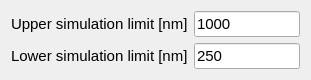
        <widget class="QWidget" name="gridLayoutWidget_5">
         <property name="geometry">
          <rect>
           <x>10</x>
           <y>270</y>
           <width>311</width>
           <height>71</height>
          </rect>
         </property>
         <layout class="QGridLayout" name="gridLayout_3">
          <item row="0" column="0">
           <widget class="QLabel" name="model_label_lambda_max_4">
            <property name="sizePolicy">
             <sizepolicy hsizetype="Expanding" vsizetype="Preferred">
              <horstretch>0</horstretch>
              <verstretch>0</verstretch>
             </sizepolicy>
            </property>
            <property name="font">
             <font>
              <pointsize>11</pointsize>
              <weight>50</weight>
              <bold>false</bold>
              <kerning>true</kerning>
             </font>
            </property>
            <property name="text">
             <string>Upper simulation limit [nm]</string>
            </property>
           </widget>
          </item>
          <item row="0" column="1">
           <widget class="QLineEdit" name="SE_max">
            <property name="maximumSize">
             <size>
              <width>120</width>
              <height>16777215</height>
             </size>
            </property>
            <property name="font">
             <font>
              <pointsize>11</pointsize>
              <kerning>true</kerning>
             </font>
            </property>
            <property name="text">
             <string>1000</string>
            </property>
           </widget>
          </item>
          <item row="1" column="0">
           <widget class="QLabel" name="model_label_lambda_min_8">
            <property name="sizePolicy">
             <sizepolicy hsizetype="Expanding" vsizetype="Expanding">
              <horstretch>0</horstretch>
              <verstretch>0</verstretch>
             </sizepolicy>
            </property>
            <property name="palette">
             <palette>
              <active>
               <colorrole role="WindowText">
                <brush brushstyle="SolidPattern">
                 <color alpha="255">
                  <red>0</red>
                  <green>0</green>
                  <blue>0</blue>
                 </color>
                </brush>
               </colorrole>
               <colorrole role="Button">
                <brush brushstyle="SolidPattern">
                 <color alpha="255">
                  <red>239</red>
                  <green>255</green>
                  <blue>244</blue>
                 </color>
                </brush>
               </colorrole>
               <colorrole role="Light">
                <brush brushstyle="SolidPattern">
                 <color alpha="255">
                  <red>255</red>
                  <green>255</green>
                  <blue>255</blue>
                 </color>
                </brush>
               </colorrole>
               <colorrole role="Midlight">
                <brush brushstyle="SolidPattern">
                 <color alpha="255">
                  <red>247</red>
                  <green>255</green>
                  <blue>249</blue>
                 </color>
                </brush>
               </colorrole>
               <colorrole role="Dark">
                <brush brushstyle="SolidPattern">
                 <color alpha="255">
                  <red>119</red>
                  <green>127</green>
                  <blue>122</blue>
                 </color>
                </brush>
               </colorrole>
               <colorrole role="Mid">
                <brush brushstyle="SolidPattern">
                 <color alpha="255">
                  <red>159</red>
                  <green>170</green>
                  <blue>163</blue>
                 </color>
                </brush>
               </colorrole>
               <colorrole role="Text">
                <brush brushstyle="SolidPattern">
                 <color alpha="255">
                  <red>0</red>
                  <green>0</green>
                  <blue>0</blue>
                 </color>
                </brush>
               </colorrole>
               <colorrole role="BrightText">
                <brush brushstyle="SolidPattern">
                 <color alpha="255">
                  <red>255</red>
                  <green>255</green>
                  <blue>255</blue>
                 </color>
                </brush>
               </colorrole>
               <colorrole role="ButtonText">
                <brush brushstyle="SolidPattern">
                 <color alpha="255">
                  <red>0</red>
                  <green>0</green>
                  <blue>0</blue>
                 </color>
                </brush>
               </colorrole>
               <colorrole role="Base">
                <brush brushstyle="SolidPattern">
                 <color alpha="255">
                  <red>255</red>
                  <green>255</green>
                  <blue>255</blue>
                 </color>
                </brush>
               </colorrole>
               <colorrole role="Window">
                <brush brushstyle="SolidPattern">
                 <color alpha="255">
                  <red>239</red>
                  <green>255</green>
                  <blue>244</blue>
                 </color>
                </brush>
               </colorrole>
               <colorrole role="Shadow">
                <brush brushstyle="SolidPattern">
                 <color alpha="255">
                  <red>0</red>
                  <green>0</green>
                  <blue>0</blue>
                 </color>
                </brush>
               </colorrole>
               <colorrole role="AlternateBase">
                <brush brushstyle="SolidPattern">
                 <color alpha="255">
                  <red>247</red>
                  <green>255</green>
                  <blue>249</blue>
                 </color>
                </brush>
               </colorrole>
               <colorrole role="ToolTipBase">
                <brush brushstyle="SolidPattern">
                 <color alpha="255">
                  <red>255</red>
                  <green>255</green>
                  <blue>220</blue>
                 </color>
                </brush>
               </colorrole>
               <colorrole role="ToolTipText">
                <brush brushstyle="SolidPattern">
                 <color alpha="255">
                  <red>0</red>
                  <green>0</green>
                  <blue>0</blue>
                 </color>
                </brush>
               </colorrole>
               <colorrole role="PlaceholderText">
                <brush brushstyle="SolidPattern">
                 <color alpha="128">
                  <red>0</red>
                  <green>0</green>
                  <blue>0</blue>
                 </color>
                </brush>
               </colorrole>
              </active>
              <inactive>
               <colorrole role="WindowText">
                <brush brushstyle="SolidPattern">
                 <color alpha="255">
                  <red>0</red>
                  <green>0</green>
                  <blue>0</blue>
                 </color>
                </brush>
               </colorrole>
               <colorrole role="Button">
                <brush brushstyle="SolidPattern">
                 <color alpha="255">
                  <red>239</red>
                  <green>255</green>
                  <blue>244</blue>
                 </color>
                </brush>
               </colorrole>
               <colorrole role="Light">
                <brush brushstyle="SolidPattern">
                 <color alpha="255">
                  <red>255</red>
                  <green>255</green>
                  <blue>255</blue>
                 </color>
                </brush>
               </colorrole>
               <colorrole role="Midlight">
                <brush brushstyle="SolidPattern">
                 <color alpha="255">
                  <red>247</red>
                  <green>255</green>
                  <blue>249</blue>
                 </color>
                </brush>
               </colorrole>
               <colorrole role="Dark">
                <brush brushstyle="SolidPattern">
                 <color alpha="255">
                  <red>119</red>
                  <green>127</green>
                  <blue>122</blue>
                 </color>
                </brush>
               </colorrole>
               <colorrole role="Mid">
                <brush brushstyle="SolidPattern">
                 <color alpha="255">
                  <red>159</red>
                  <green>170</green>
                  <blue>163</blue>
                 </color>
                </brush>
               </colorrole>
               <colorrole role="Text">
                <brush brushstyle="SolidPattern">
                 <color alpha="255">
                  <red>0</red>
                  <green>0</green>
                  <blue>0</blue>
                 </color>
                </brush>
               </colorrole>
               <colorrole role="BrightText">
                <brush brushstyle="SolidPattern">
                 <color alpha="255">
                  <red>255</red>
                  <green>255</green>
                  <blue>255</blue>
                 </color>
                </brush>
               </colorrole>
               <colorrole role="ButtonText">
                <brush brushstyle="SolidPattern">
                 <color alpha="255">
                  <red>0</red>
                  <green>0</green>
                  <blue>0</blue>
                 </color>
                </brush>
               </colorrole>
               <colorrole role="Base">
                <brush brushstyle="SolidPattern">
                 <color alpha="255">
                  <red>255</red>
                  <green>255</green>
                  <blue>255</blue>
                 </color>
                </brush>
               </colorrole>
               <colorrole role="Window">
                <brush brushstyle="SolidPattern">
                 <color alpha="255">
                  <red>239</red>
                  <green>255</green>
                  <blue>244</blue>
                 </color>
                </brush>
               </colorrole>
               <colorrole role="Shadow">
                <brush brushstyle="SolidPattern">
                 <color alpha="255">
                  <red>0</red>
                  <green>0</green>
                  <blue>0</blue>
                 </color>
                </brush>
               </colorrole>
               <colorrole role="AlternateBase">
                <brush brushstyle="SolidPattern">
                 <color alpha="255">
                  <red>247</red>
                  <green>255</green>
                  <blue>249</blue>
                 </color>
                </brush>
               </colorrole>
               <colorrole role="ToolTipBase">
                <brush brushstyle="SolidPattern">
                 <color alpha="255">
                  <red>255</red>
                  <green>255</green>
                  <blue>220</blue>
                 </color>
                </brush>
               </colorrole>
               <colorrole role="ToolTipText">
                <brush brushstyle="SolidPattern">
                 <color alpha="255">
                  <red>0</red>
                  <green>0</green>
                  <blue>0</blue>
                 </color>
                </brush>
               </colorrole>
               <colorrole role="PlaceholderText">
                <brush brushstyle="SolidPattern">
                 <color alpha="128">
                  <red>0</red>
                  <green>0</green>
                  <blue>0</blue>
                 </color>
                </brush>
               </colorrole>
              </inactive>
              <disabled>
               <colorrole role="WindowText">
                <brush brushstyle="SolidPattern">
                 <color alpha="255">
                  <red>119</red>
                  <green>127</green>
                  <blue>122</blue>
                 </color>
                </brush>
               </colorrole>
               <colorrole role="Button">
                <brush brushstyle="SolidPattern">
                 <color alpha="255">
                  <red>239</red>
                  <green>255</green>
                  <blue>244</blue>
                 </color>
                </brush>
               </colorrole>
               <colorrole role="Light">
                <brush brushstyle="SolidPattern">
                 <color alpha="255">
                  <red>255</red>
                  <green>255</green>
                  <blue>255</blue>
                 </color>
                </brush>
               </colorrole>
               <colorrole role="Midlight">
                <brush brushstyle="SolidPattern">
                 <color alpha="255">
                  <red>247</red>
                  <green>255</green>
                  <blue>249</blue>
                 </color>
                </brush>
               </colorrole>
               <colorrole role="Dark">
                <brush brushstyle="SolidPattern">
                 <color alpha="255">
                  <red>119</red>
                  <green>127</green>
                  <blue>122</blue>
                 </color>
                </brush>
               </colorrole>
               <colorrole role="Mid">
                <brush brushstyle="SolidPattern">
                 <color alpha="255">
                  <red>159</red>
                  <green>170</green>
                  <blue>163</blue>
                 </color>
                </brush>
               </colorrole>
               <colorrole role="Text">
                <brush brushstyle="SolidPattern">
                 <color alpha="255">
                  <red>119</red>
                  <green>127</green>
                  <blue>122</blue>
                 </color>
                </brush>
               </colorrole>
               <colorrole role="BrightText">
                <brush brushstyle="SolidPattern">
                 <color alpha="255">
                  <red>255</red>
                  <green>255</green>
                  <blue>255</blue>
                 </color>
                </brush>
               </colorrole>
               <colorrole role="ButtonText">
                <brush brushstyle="SolidPattern">
                 <color alpha="255">
                  <red>119</red>
                  <green>127</green>
                  <blue>122</blue>
                 </color>
                </brush>
               </colorrole>
               <colorrole role="Base">
                <brush brushstyle="SolidPattern">
                 <color alpha="255">
                  <red>239</red>
                  <green>255</green>
                  <blue>244</blue>
                 </color>
                </brush>
               </colorrole>
               <colorrole role="Window">
                <brush brushstyle="SolidPattern">
                 <color alpha="255">
                  <red>239</red>
                  <green>255</green>
                  <blue>244</blue>
                 </color>
                </brush>
               </colorrole>
               <colorrole role="Shadow">
                <brush brushstyle="SolidPattern">
                 <color alpha="255">
                  <red>0</red>
                  <green>0</green>
                  <blue>0</blue>
                 </color>
                </brush>
               </colorrole>
               <colorrole role="AlternateBase">
                <brush brushstyle="SolidPattern">
                 <color alpha="255">
                  <red>239</red>
                  <green>255</green>
                  <blue>244</blue>
                 </color>
                </brush>
               </colorrole>
               <colorrole role="ToolTipBase">
                <brush brushstyle="SolidPattern">
                 <color alpha="255">
                  <red>255</red>
                  <green>255</green>
                  <blue>220</blue>
                 </color>
                </brush>
               </colorrole>
               <colorrole role="ToolTipText">
                <brush brushstyle="SolidPattern">
                 <color alpha="255">
                  <red>0</red>
                  <green>0</green>
                  <blue>0</blue>
                 </color>
                </brush>
               </colorrole>
               <colorrole role="PlaceholderText">
                <brush brushstyle="SolidPattern">
                 <color alpha="128">
                  <red>0</red>
                  <green>0</green>
                  <blue>0</blue>
                 </color>
                </brush>
               </colorrole>
              </disabled>
             </palette>
            </property>
            <property name="font">
             <font>
              <pointsize>11</pointsize>
              <weight>50</weight>
              <bold>false</bold>
              <kerning>true</kerning>
             </font>
            </property>
            <property name="frameShadow">
             <enum>QFrame::Plain</enum>
            </property>
            <property name="text">
             <string>Lower simulation limit [nm]</string>
            </property>
           </widget>
          </item>
          <item row="1" column="1">
           <widget class="QLineEdit" name="SE_min">
            <property name="maximumSize">
             <size>
              <width>120</width>
              <height>16777215</height>
             </size>
            </property>
            <property name="font">
             <font>
              <pointsize>11</pointsize>
              <kerning>true</kerning>
             </font>
            </property>
            <property name="text">
             <string>250</string>
            </property>
           </widget>
          </item>
         </layout>
        </widget>
